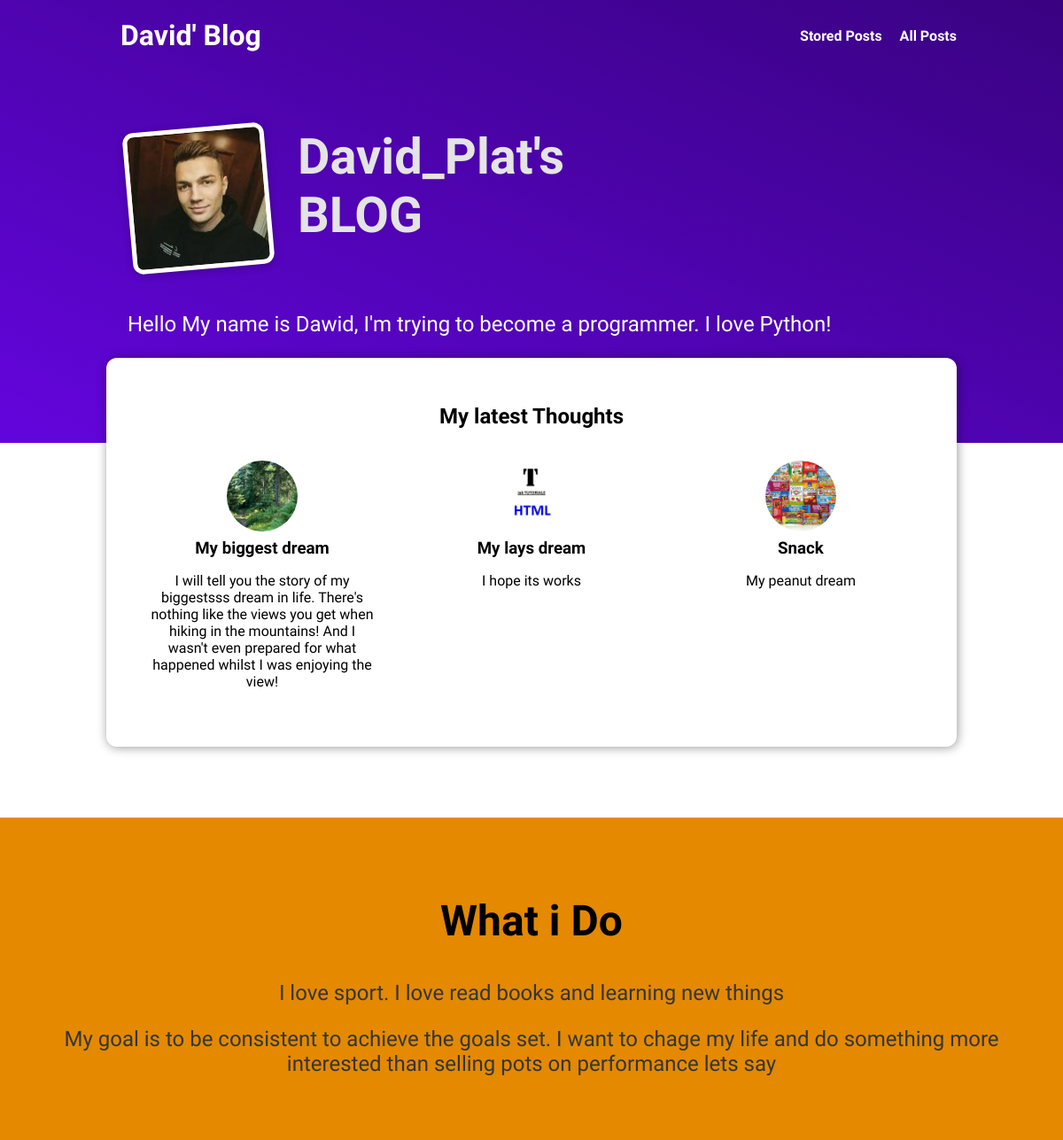
/, run on an earlier commit of the app's database.
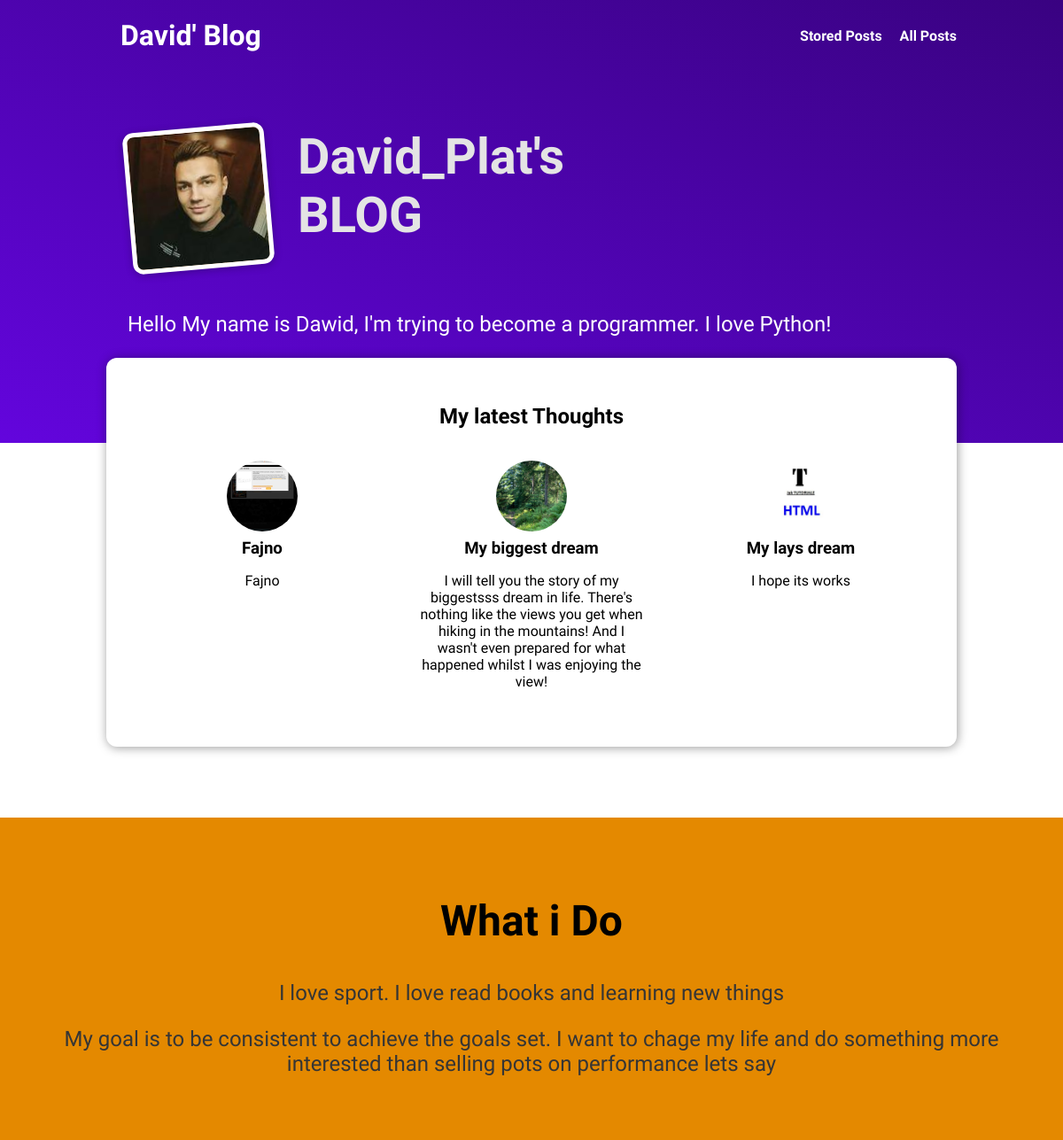
And on a later commit of the database.
### blog/models.py (models this page shows, shortened)
class Post(models.Model):
    title = models.CharField(max_length=100)
    image = models.ImageField(upload_to="posts", null=True)
    author = models.ForeignKey(Author, on_delete = models.PROTECT, null = False)
    date = models.DateField( auto_now=False, auto_now_add=True)
    slug = models.SlugField(null=False,unique = True, db_index=True)
    excerpt = models.CharField(max_length=350)
    content = models.TextField(validators=[MinLengthValidator(10)])
    tags = models.ManyToManyField(Tag)

### blog/views.py (the view)
# urls.py: path("", views.StartingPageView.as_view(),name = "index"),
class StartingPageView(ListView):
    template_name = "blog/index.html"
    model = Post
    ordering = ["-date"]
    context_object_name = "posts"
    def get_queryset(self):
        queryset =  super().get_queryset()
        data = queryset[:3]
        return data

### blog/templates/blog/index.html (shortened to what this page needs)
{% extends "base.html" %}
{% load static %}
{% block css_files %}
<link rel= "stylesheet" href="{% static "blog/index.css" %}"/>
<link rel= "stylesheet" href="{% static "blog/post.css" %}"/>
{% endblock %}
{% block content %}
    <section id="welcome">
    <header>
        <img src="{% static "blog/images/dawid.jpg"%}" alt="David - The Author Of this blog"/>
        <h2>David_Plat's BLOG</h2>
    </header>
    <p>Hello My name is Dawid, I'm trying to become a programmer. I love Python!</p>
</section>
<section id="latest-posts">
    <h2>My latest Thoughts </h2>
<ul>
    {% for post in posts %}
  {% include "blog/includes/post.html" %}
    {% endfor %}
        </ul>
      </section>
<section id="about">
    <h2>What i Do</h2>
    <p>I love sport. I love read books and learning new things</p>
    <p>My goal is to be consistent to achieve the goals set.
        I want to chage my life and do something more
        interested than selling pots on performance lets say</p>
</section>
{% endblock%}

### blog/templates/blog/includes/post.html
<li>
    <article class="post">
        <a href="{% url "singpo" post.slug%}">
            <img src="{{ post.image.url }}" alt="{{ post.title}}"/>
            <div class="post__content">
                <h3>{{ post.title }}</h3>
                <p>{{ post.excerpt }}  <! post odnosi się do iteracji funkcji for w pliku index.html>
                </p>
            </div>
          </a>
        </article>
      </li>

What changed in the data, as far as the page shows it:
no longer on this page (row unchanged): Post: image (picture), title "Snack", excerpt "My peanut dream"
added Post: image (picture), title "Fajno", excerpt "Fajno"
